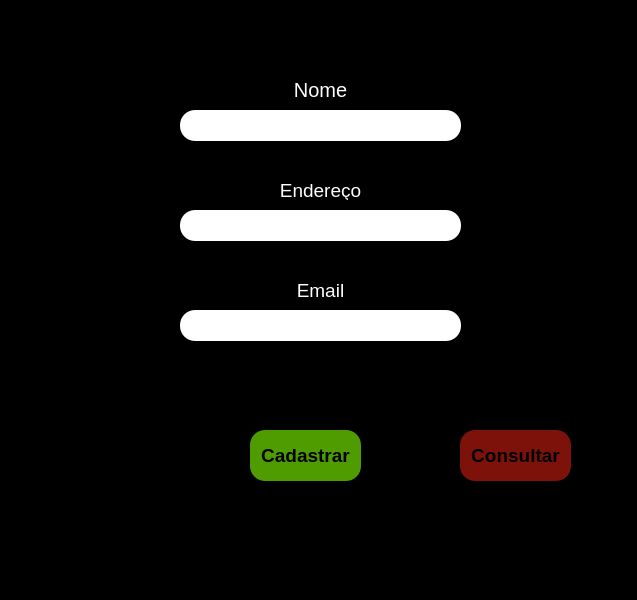
<?xml version="1.0" encoding="UTF-8"?>
<ui version="4.0">
 <class>cadastro</class>
 <widget class="QMainWindow" name="cadastro">
  <property name="geometry">
   <rect>
    <x>0</x>
    <y>0</y>
    <width>637</width>
    <height>600</height>
   </rect>
  </property>
  <property name="windowTitle">
   <string>MainWindow</string>
  </property>
  <property name="styleSheet">
   <string notr="true">background-color: rgb(0, 0, 0);</string>
  </property>
  <widget class="QWidget" name="centralwidget">
   <widget class="QLabel" name="label">
    <property name="geometry">
     <rect>
      <x>190</x>
      <y>80</y>
      <width>261</width>
      <height>20</height>
     </rect>
    </property>
    <property name="font">
     <font>
      <pointsize>15</pointsize>
     </font>
    </property>
    <property name="styleSheet">
     <string notr="true">color: rgb(255, 255, 255);</string>
    </property>
    <property name="text">
     <string>Nome</string>
    </property>
    <property name="alignment">
     <set>Qt::AlignCenter</set>
    </property>
   </widget>
   <widget class="QLabel" name="label_2">
    <property name="geometry">
     <rect>
      <x>190</x>
      <y>180</y>
      <width>261</width>
      <height>20</height>
     </rect>
    </property>
    <property name="font">
     <font>
      <pointsize>14</pointsize>
     </font>
    </property>
    <property name="styleSheet">
     <string notr="true">color: rgb(255, 255, 255);</string>
    </property>
    <property name="text">
     <string>Endereço</string>
    </property>
    <property name="alignment">
     <set>Qt::AlignCenter</set>
    </property>
   </widget>
   <widget class="QLabel" name="label_3">
    <property name="geometry">
     <rect>
      <x>190</x>
      <y>280</y>
      <width>261</width>
      <height>20</height>
     </rect>
    </property>
    <property name="font">
     <font>
      <pointsize>14</pointsize>
     </font>
    </property>
    <property name="styleSheet">
     <string notr="true">color: rgb(255, 255, 255);</string>
    </property>
    <property name="text">
     <string>Email</string>
    </property>
    <property name="alignment">
     <set>Qt::AlignCenter</set>
    </property>
   </widget>
   <widget class="QLineEdit" name="nome">
    <property name="geometry">
     <rect>
      <x>180</x>
      <y>110</y>
      <width>281</width>
      <height>31</height>
     </rect>
    </property>
    <property name="styleSheet">
     <string notr="true">background-color: rgb(255, 255, 255);
border-radius:15px</string>
    </property>
   </widget>
   <widget class="QLineEdit" name="endereco">
    <property name="geometry">
     <rect>
      <x>180</x>
      <y>210</y>
      <width>281</width>
      <height>31</height>
     </rect>
    </property>
    <property name="styleSheet">
     <string notr="true">background-color: rgb(255, 255, 255);
border-radius:15px</string>
    </property>
   </widget>
   <widget class="QLineEdit" name="email">
    <property name="geometry">
     <rect>
      <x>180</x>
      <y>310</y>
      <width>281</width>
      <height>31</height>
     </rect>
    </property>
    <property name="styleSheet">
     <string notr="true">background-color: rgb(255, 255, 255);
border-radius:15px</string>
    </property>
   </widget>
   <widget class="QPushButton" name="cadastrar">
    <property name="geometry">
     <rect>
      <x>250</x>
      <y>430</y>
      <width>111</width>
      <height>51</height>
     </rect>
    </property>
    <property name="font">
     <font>
      <pointsize>14</pointsize>
      <weight>75</weight>
      <bold>true</bold>
     </font>
    </property>
    <property name="styleSheet">
     <string notr="true">background-color: rgb(78, 156, 0);
border-radius:15px</string>
    </property>
    <property name="text">
     <string>Cadastrar</string>
    </property>
   </widget>
   <widget class="QPushButton" name="consultar">
    <property name="geometry">
     <rect>
      <x>460</x>
      <y>430</y>
      <width>111</width>
      <height>51</height>
     </rect>
    </property>
    <property name="font">
     <font>
      <pointsize>14</pointsize>
      <weight>75</weight>
      <bold>true</bold>
     </font>
    </property>
    <property name="styleSheet">
     <string notr="true">background-color: rgb(125, 18, 10);
border-radius:15px</string>
    </property>
    <property name="text">
     <string>Consultar</string>
    </property>
   </widget>
  </widget>
  <widget class="QMenuBar" name="menubar">
   <property name="geometry">
    <rect>
     <x>0</x>
     <y>0</y>
     <width>637</width>
     <height>21</height>
    </rect>
   </property>
  </widget>
  <widget class="QStatusBar" name="statusbar"/>
 </widget>
 <resources/>
 <connections/>
</ui>
